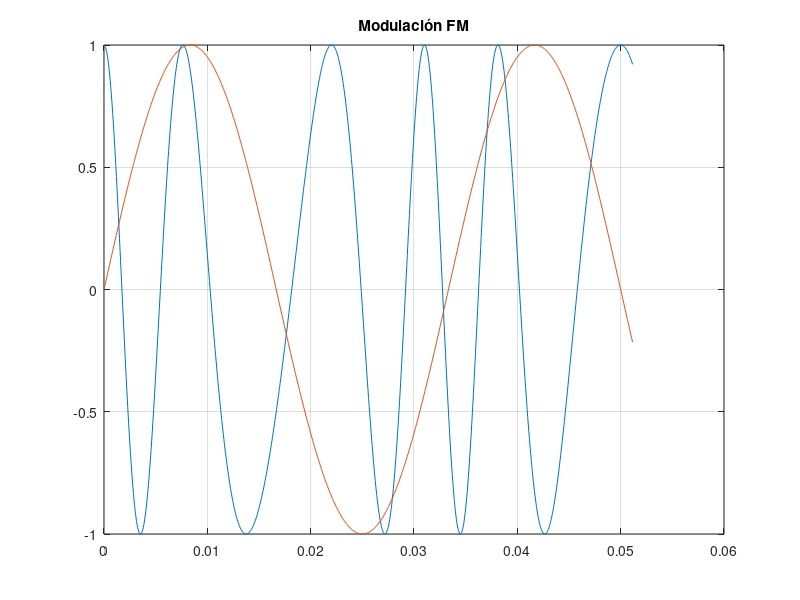

MATLAB code to generate this figure:
%FM
clc, clear, close all;

N = 1024;           % Total de muestras
Fs = 20000;         % Frecuencia de muestreo [Hz]
Ts = 1 / Fs;        % Periodo de muestreo [s]
t = (0:N-1) * Ts;   % Vector de muestras

Ac = 1;             % Amplitud portadora
fc = 100;           % Frecuencia portadora
fm = 30;            % Frecuencia señal a modular
m = 1.5;            % Índice de modulación

% Modulación FM
s = Ac .* cos(2*pi*fc*t + m .* sin(2*pi*fm*t));  % Señal FM

% Graficar modulación FM
plot(t, s)
grid on
title('Modulación FM')
hold on
plot(t, sin(2*pi*fm*t)) % Señal moduladora (información)
